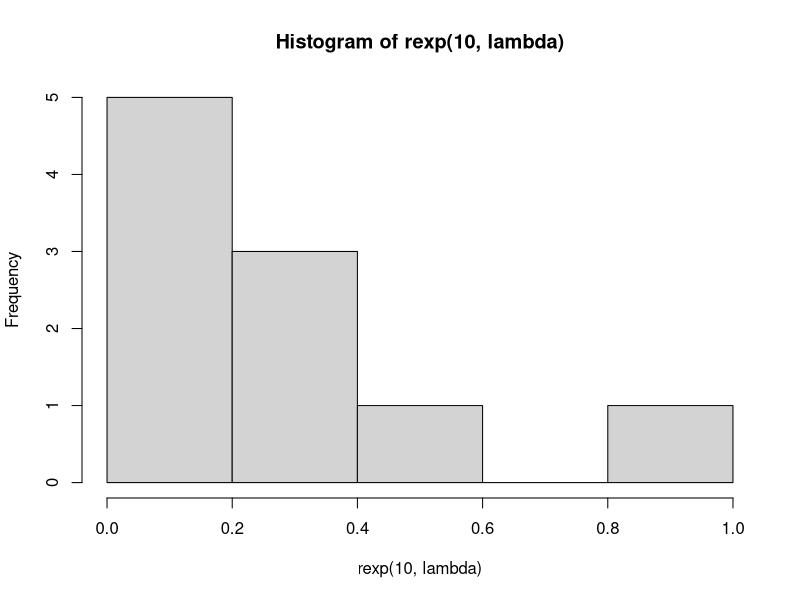
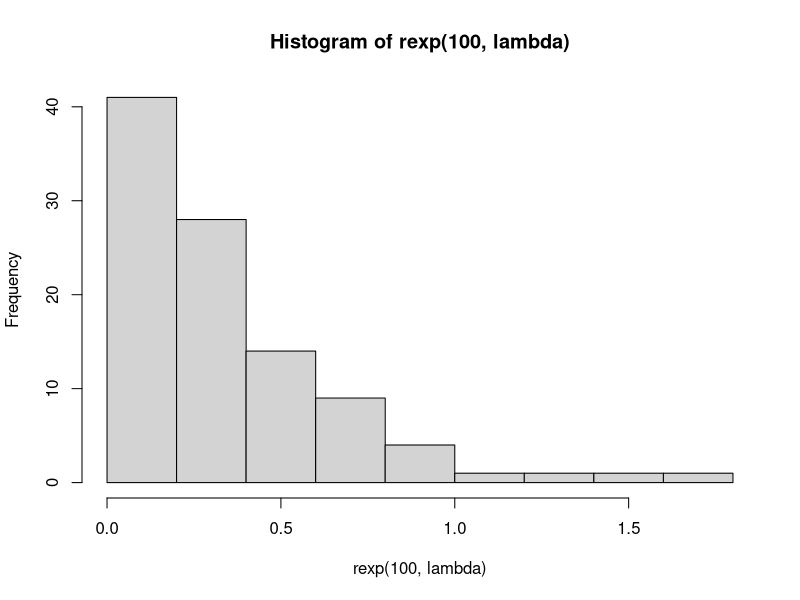
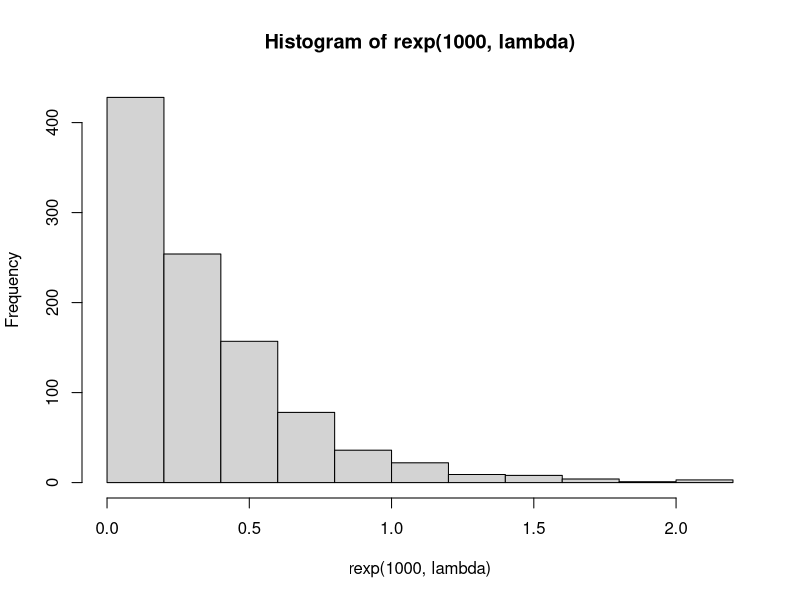
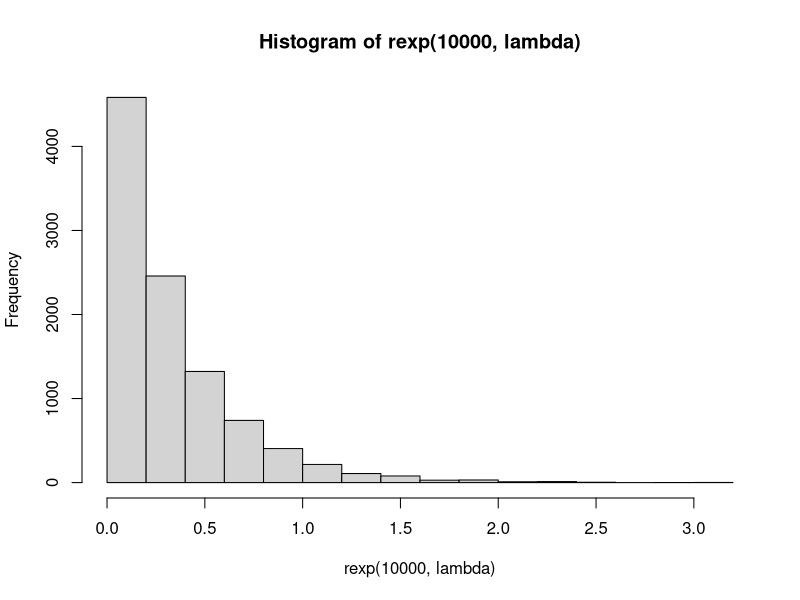

Write R code to recreate these figures, in order.
lambda = 3

#1
x_dexp <- seq(1, 10, by = 1) 
dexp(x_dexp, lambda)

#2
set.seed(1)
hist(rexp(10, lambda))
hist(rexp(100, lambda))
hist(rexp(1000, lambda))
hist(rexp(10000, lambda))

#3
sprintf("Mean: %.2f", 1/lambda)
sprintf("Variance: %.2f", 1/lambda^2)